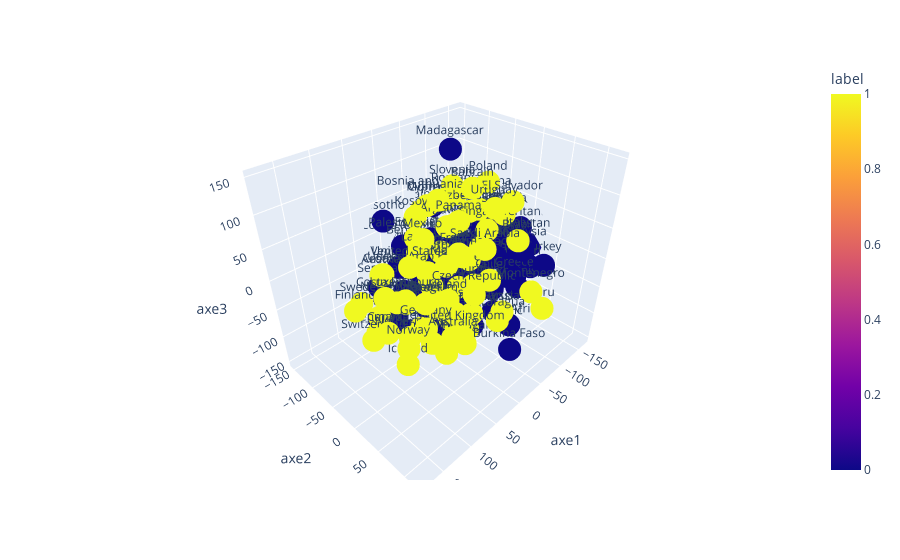

This figure's notebook cell:
### Code cell
import plotly.express as px

fig = px.scatter_3d(df2, x='axe1', y='axe2', z='axe3',
              color='label',text="region" )
fig.show()

### Figure 1 — Plotly figure (JSON) as saved in the notebook; plotly's stock layout.template omitted (floating-point values rounded to 4 significant figures; data arrays with more than 128 entries replaced by an {"elided": "..."} marker saying what was removed)
{"data": [{"hovertemplate": "axe1=%{x}<br>axe2=%{y}<br>axe3=%{z}<br>region=%{text}<br>label=%{marker.color}<extra></extra>", "legendgroup": "", "marker": {"color": {"elided": "147 int values"}, "coloraxis": "coloraxis", "symbol": "circle"}, "mode": "markers+text", "name": "", "scene": "scene", "showlegend": false, "text": {"elided": "147 str values"}, "type": "scatter3d", "x": {"elided": "147 float values"}, "y": {"elided": "147 float values"}, "z": {"elided": "147 float values"}}], "layout": {"coloraxis": {"colorbar": {"title": {"text": "label"}}, "colorscale": [[0, "#0d0887"], [0.1111, "#46039f"], [0.2222, "#7201a8"], [0.3333, "#9c179e"], [0.4444, "#bd3786"], [0.5556, "#d8576b"], [0.6667, "#ed7953"], [0.7778, "#fb9f3a"], [0.8889, "#fdca26"], [1, "#f0f921"]]}, "legend": {"tracegroupgap": 0}, "margin": {"t": 60}, "scene": {"domain": {"x": [0, 1], "y": [0, 1]}, "xaxis": {"title": {"text": "axe1"}}, "yaxis": {"title": {"text": "axe2"}}, "zaxis": {"title": {"text": "axe3"}}}}}
